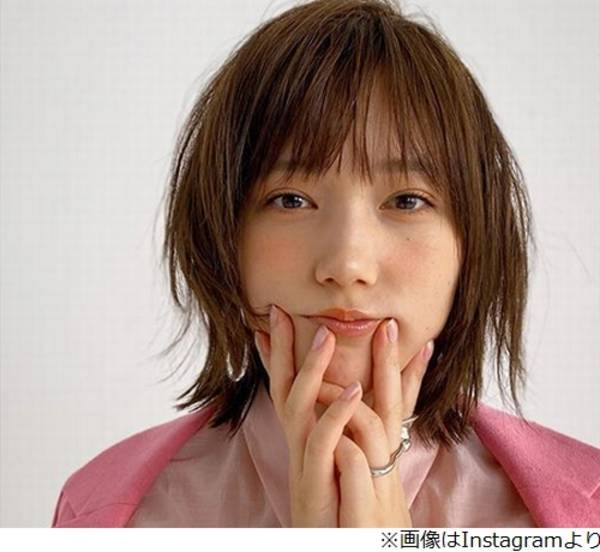
#> input picture img/honda.jpg, 600 x 552 px
$ python testFunction.py
#> lines starting #> are read from the running program, lines starting #| are printed output that depends on the picture; after the words box and inside, x2 and y2 are one past the last pixel; in counts of white or black regions, pixels touching at a corner belong together
import cv2
import numpy as np

img = cv2.imread("img/honda.jpg")
#> img is the input picture: shape (552, 600, 3); mean B, G, R 139.3, 148.5, 173.4
#カーネル定義
kernel = np.ones((5,5), np.uint8)

# 画像をぐれーにする
imgGray = cv2.cvtColor(img, cv2.COLOR_BGR2GRAY)
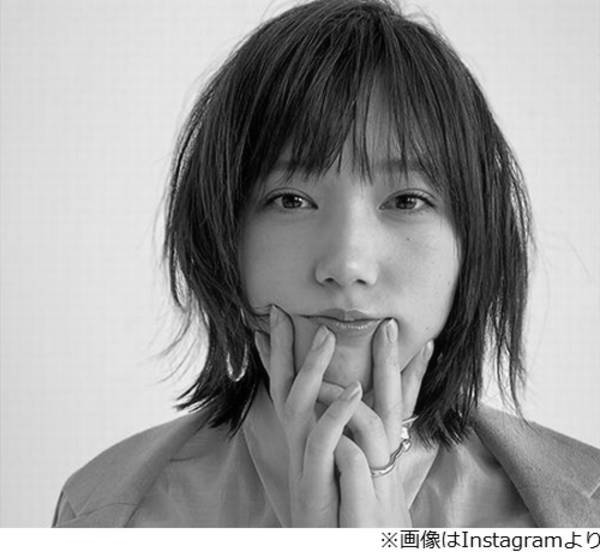
#> imgGray: shape (552, 600); min 0, max 255, mean 154.9
# 画像にぼかしをかける
imgBlur = cv2.GaussianBlur(imgGray, (7,7), 0)
# 画像のエッジを検出
imgCanny = cv2.Canny(imgGray, 100, 100)
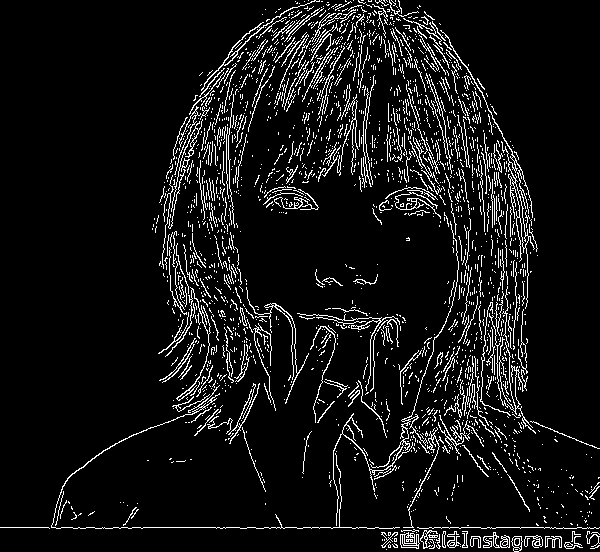
#> imgCanny: shape (552, 600); 7.8% white in thin lines or dots
# エッジを拡張
imgDialation = cv2.dilate(imgCanny, kernel, iterations=1)
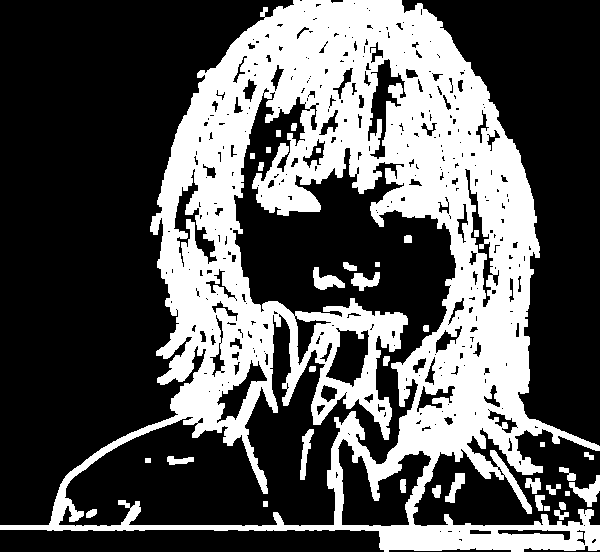
#> imgDialation: shape (552, 600); 34.8% white; 35 white regions, largest, box (x1, y1, x2, y2) and area: (0, 0, 600, 552) 111639, (569, 475, 600, 507) 419, (313, 267, 345, 290) 376
# エッジを縮小a
imgEroded = cv2.erode(imgDialation, kernel, iterations=1)
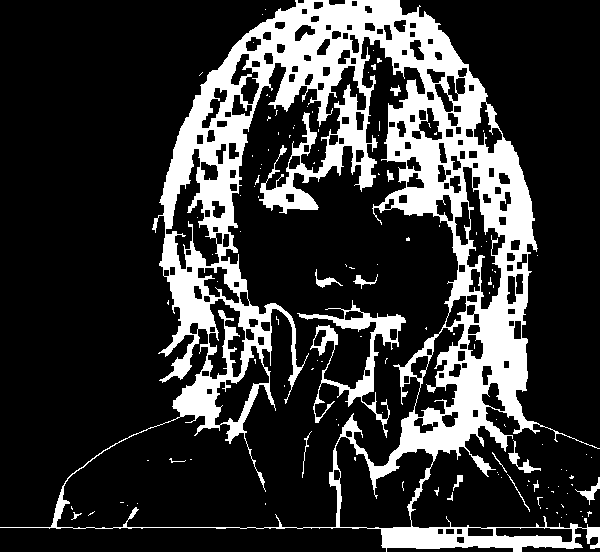
#> imgEroded: shape (552, 600); 21.1% white; 124 white regions (106 under 20 px), largest, box (x1, y1, x2, y2) and area: (0, 0, 600, 552) 65454, (297, 300, 406, 438) 2783, (508, 440, 541, 473) 235

cv2.imshow("GrayImg", imgGray)
cv2.imshow("BlurImg", imgBlur)
cv2.imshow("CannyImg", imgCanny)
cv2.imshow("DialationImg", imgDialation)
cv2.imshow("ErodedImg", imgEroded)
cv2.waitKey(0)
